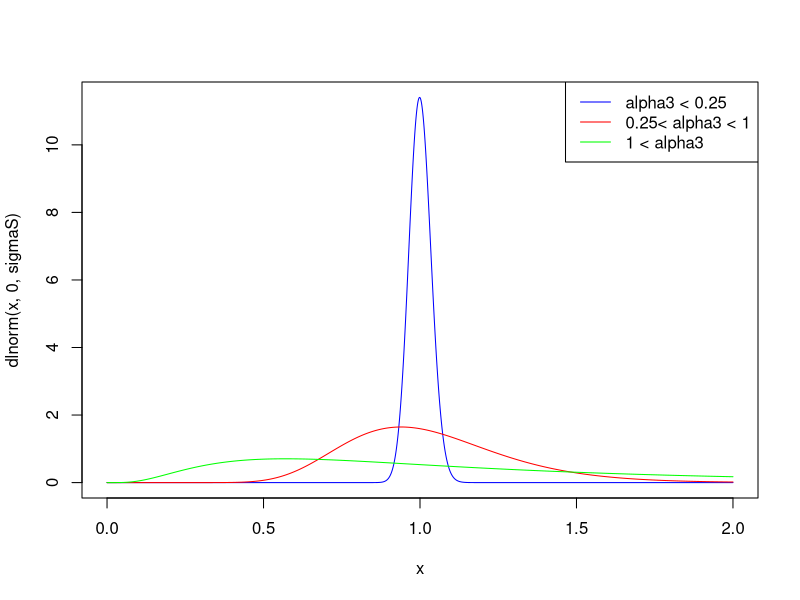
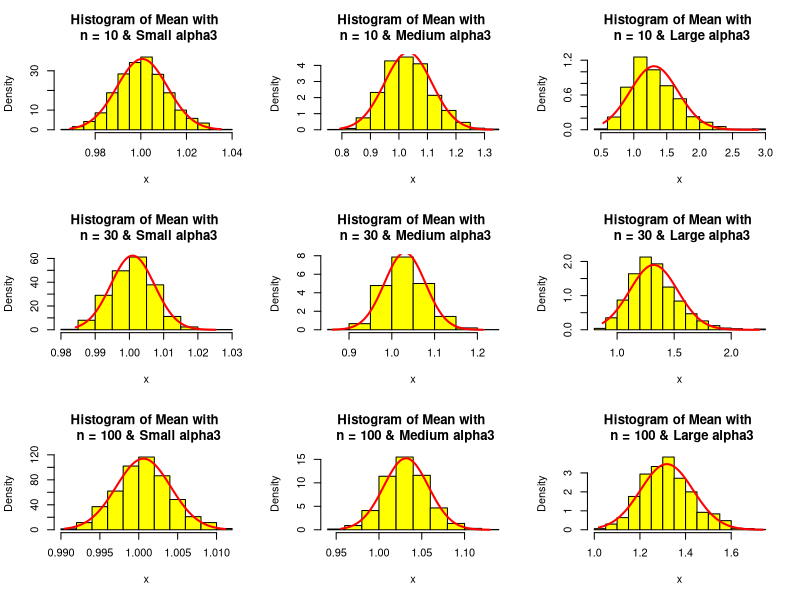
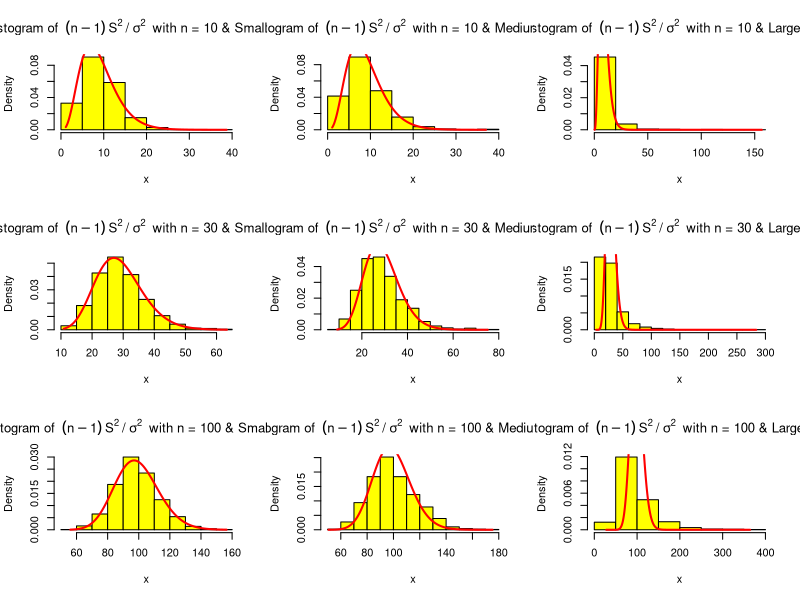

Reproduce these figures in R, in order.
sigmaS = 0.035
sigmaSqS = sigmaS^2
alpha3S = ( exp(sigmaSqS) + 2 )*sqrt( exp(sigmaSqS) - 1 )
alpha3S # alpha is less than 0.25


sigmaM = 0.25
sigmaSqM = sigmaM^2
alpha3M = ( exp(sigmaSqM) + 2 )*sqrt( exp(sigmaSqM) - 1 )
alpha3M # 0.25 < alpha < 1.0


sigmaL = 0.75
sigmaSqL = sigmaL^2
alpha3L = ( exp(sigmaSqL) + 2 )*sqrt( exp(sigmaSqL) - 1 )
alpha3L # alpha is greater than 1.0



#### Create a plot of the population model
x = seq(0,2,.001)
plot(x, dlnorm(x, 0, sigmaS), type= "l", col ="blue")
lines(x, dlnorm(x, 0, sigmaM), type ="l", col = "red")
lines(x, dlnorm(x, 0, sigmaL), type ="l", col = "green")
legend("topright",c("alpha3 < 0.25","0.25< alpha3 < 1", "1 < alpha3"),lty=1,col=c("blue", "red", "green"))


#### Calculate 1,000 sample means, sd, and skew coefficient


#n = 10
meanS10 = rep(0, 1000)
meanM10 = rep(0, 1000)
meanL10 = rep(0, 1000)

sdS10 = rep(0, 1000)
sdM10 = rep(0, 1000)
sdL10 = rep(0, 1000)

scS10 = rep(0, 1000)
scM10 = rep(0, 1000)
scL10 = rep(0, 1000)

for (i in 1:1000) {
  z = rlnorm(10, mean=0, sigmaS) 
  meanS10[i] = mean(z)
  sdS10[i] = sd(z)
  
  estAlpha = 0
  for (j in 1:10) {
    estAlpha = estAlpha + (z[j] - meanS10[i])^3 
  }
  estAlpha = estAlpha/10
  scS10[i] = estAlpha/(sdS10[i]^3)
}

for (i in 1:1000) {
  z = rlnorm(10, mean=0, sigmaM) 
  meanM10[i] = mean(z)
  sdM10[i] = sd(z)
  
  estAlpha = 0
  for (j in 1:10) {
    estAlpha = estAlpha + (z[j] - meanM10[i])^3 
  }
  estAlpha = estAlpha/10
  scM10[i] = estAlpha/(sdM10[i]^3)
  
}

for (i in 1:1000) {
  z = rlnorm(10, mean=0, sigmaL) 
  meanL10[i] = mean(z)
  sdL10[i] = sd(z)
  
  estAlpha = 0
  for (j in 1:10) {
    estAlpha = estAlpha + (z[j] - meanL10[i])^3 
  }
  estAlpha = estAlpha/10
  scL10[i] = estAlpha/(sdL10[i]^3)
  
}


# n = 30

meanS30 = rep(0, 1000)
meanM30 = rep(0, 1000)
meanL30 = rep(0, 1000)

sdS30 = rep(0, 1000)
sdM30 = rep(0, 1000)
sdL30 = rep(0, 1000)

scS30 = rep(0, 1000)
scM30 = rep(0, 1000)
scL30 = rep(0, 1000)

for (i in 1:1000) {
  z = rlnorm(30, mean=0, sigmaS) 
  meanS30[i] = mean(z)
  sdS30[i] = sd(z)
  
  estAlpha = 0
  for (j in 1:30) {
    estAlpha = estAlpha + (z[j] - meanS30[i])^3 
  }
  estAlpha = estAlpha/30
  scS30[i] = estAlpha/(sdS30[i]^3)
}

for (i in 1:1000) {
  z = rlnorm(30, mean=0, sigmaM) 
  meanM30[i] = mean(z)
  sdM30[i] = sd(z)
  
  estAlpha = 0
  for (j in 1:30) {
    estAlpha = estAlpha + (z[j] - meanM30[i])^3 
  }
  estAlpha = estAlpha/30
  scM30[i] = estAlpha/(sdM30[i]^3)
  
}

for (i in 1:1000) {
  z = rlnorm(30, mean=0, sigmaL) 
  meanL30[i] = mean(z)
  sdL30[i] = sd(z)
  
  estAlpha = 0
  for (j in 1:30) {
    estAlpha = estAlpha + (z[j] - meanL30[i])^3 
  }
  estAlpha = estAlpha/30
  scL30[i] = estAlpha/(sdL30[i]^3)
  
}


n = 100

meanS100 = rep(0, 1000)
meanM100 = rep(0, 1000)
meanL100 = rep(0, 1000)

sdS100 = rep(0, 1000)
sdM100 = rep(0, 1000)
sdL100 = rep(0, 1000)

scS100 = rep(0, 1000)
scM100 = rep(0, 1000)
scL100 = rep(0, 1000)

for (i in 1:1000) {
  z = rlnorm(100, mean=0, sigmaS) 
  meanS100[i] = mean(z)
  sdS100[i] = sd(z)
  
  estAlpha = 0
  for (j in 1:100) {
    estAlpha = estAlpha + (z[j] - meanS100[i])^3 
  }
  estAlpha = estAlpha/100
  scS100[i] = estAlpha/(sdS100[i]^3)
}

for (i in 1:1000) {
  z = rlnorm(100, mean=0, sigmaM) 
  meanM100[i] = mean(z)
  sdM100[i] = sd(z)
  
  estAlpha = 0
  for (j in 1:100) {
    estAlpha = estAlpha + (z[j] - meanM100[i])^3 
  }
  estAlpha = estAlpha/100
  scM100[i] = estAlpha/(sdM100[i]^3)
  
}

for (i in 1:1000) {
  z = rlnorm(100, mean=0, sigmaL) 
  meanL100[i] = mean(z)
  sdL100[i] = sd(z)
  
  estAlpha = 0
  for (j in 1:100) {
    estAlpha = estAlpha + (z[j] - meanL100[i])^3 
  }
  estAlpha = estAlpha/100
  scL100[i] = estAlpha/(sdL100[i]^3)
  
}



#### Calculate the sample skew coefficient of the 1,000 means

# n = 10
meanScS10 = 0
meanScM10 = 0
meanScL10 = 0

for (i in 1:1000) {
  meanScS10 = meanScS10 + (meanS10[i] - mean(meanS10) )^3 
}
meanScS10 = meanScS10/1000
meanScS10 = meanScS10/(sd(meanS10)^3)

for (i in 1:1000) {
  meanScM10 = meanScM10 + (meanM10[i] - mean(meanM10) )^3 
}
meanScM10 = meanScM10/1000
meanScM10 = meanScM10/(sd(meanM10)^3)

for (i in 1:1000) {
  meanScL10 = meanScL10 + (meanL10[i] - mean(meanL10) )^3 
}
meanScL10 = meanScL10/1000
meanScL10 = meanScL10/(sd(meanL10)^3)


# n = 30
meanScS30 = 0
meanScM30 = 0
meanScL30 = 0

for (i in 1:1000) {
  meanScS30 = meanScS30 + (meanS30[i] - mean(meanS30) )^3 
}
meanScS30 = meanScS30/1000
meanScS30 = meanScS30/(sd(meanS30)^3)

for (i in 1:1000) {
  meanScM30 = meanScM30 + (meanM30[i] - mean(meanM30) )^3 
}
meanScM30 = meanScM30/1000
meanScM30 = meanScM30/(sd(meanM30)^3)

for (i in 1:1000) {
  meanScL30 = meanScL30 + (meanL30[i] - mean(meanL30) )^3 
}
meanScL30 = meanScL30/1000
meanScL30 = meanScL30/(sd(meanL30)^3)


# n = 100
meanScS100 = 0
meanScM100 = 0
meanScL100 = 0

for (i in 1:1000) {
  meanScS100 = meanScS100 + (meanS100[i] - mean(meanS100) )^3 
}
meanScS100 = meanScS100/1000
meanScS100 = meanScS100/(sd(meanS100)^3)

for (i in 1:1000) {
  meanScM100 = meanScM100 + (meanM100[i] - mean(meanM100) )^3 
}
meanScM100 = meanScM100/1000
meanScM100 = meanScM100/(sd(meanM100)^3)

for (i in 1:1000) {
  meanScL100 = meanScL100 + (meanL100[i] - mean(meanL100) )^3 
}
meanScL100 = meanScL100/1000
meanScL100 = meanScL100/(sd(meanL100)^3)


#### Calculate the simulated standard error by finding the standard deviation of your 1000 means and
#### compare to the theoretical value of sd/sqrt(n)

#n = 10 (CLT are true because the two values are similar)
sqrt((exp(2*sigmaS^2)-exp(sigmaS^2)))/sqrt(10) #theoratical value
sd(meanS10)

sqrt((exp(2*sigmaM^2)-exp(sigmaM^2)))/sqrt(10) 
sd(meanM10)

sqrt((exp(2*sigmaL^2)-exp(sigmaL^2)))/sqrt(10) 
sd(meanL10)

#n = 30
sqrt((exp(2*sigmaS^2)-exp(sigmaS^2)))/sqrt(30) 
sd(meanS30)

sqrt((exp(2*sigmaM^2)-exp(sigmaM^2)))/sqrt(30) 
sd(meanM30)

sqrt((exp(2*sigmaL^2)-exp(sigmaL^2)))/sqrt(30) 
sd(meanL30)

#n = 100
sqrt((exp(2*sigmaS^2)-exp(sigmaS^2)))/sqrt(100) 
sd(meanS100)

sqrt((exp(2*sigmaM^2)-exp(sigmaM^2)))/sqrt(100) 
sd(meanM100)

sqrt((exp(2*sigmaL^2)-exp(sigmaL^2)))/sqrt(100) 
sd(meanL100)


#### Creat histograms and normal probability plots for the mean.

par(mfrow=c(3,3))
###comparing the historm plot, means follow theoretical distribution, CLT true
#n = 10
hist(	meanS10, col="yellow", xlab="x", main="Histogram of Mean with \n n = 10 & Small alpha3", freq=FALSE  )
x = seq(min(meanS10),max(meanS10),length=1000)
lines(x,dnorm(x, mean(meanS10), sd=sqrt((exp(2*sigmaS^2)-exp(sigmaS^2)))/sqrt(10)), col="red", lwd=2)


hist(	meanM10, col="yellow", xlab="x", main="Histogram of Mean with \n n = 10 & Medium alpha3", freq=FALSE )
x = seq(min(meanM10),max(meanM10),length=1000)
lines(x,dnorm(x, mean(meanM10), sd=sqrt((exp(2*sigmaM^2)-exp(sigmaM^2)))/sqrt(10)), col="red", lwd=2)

hist(	meanL10, col="yellow", xlab="x", main="Histogram of Mean with \n n = 10 & Large alpha3", freq=FALSE )
x = seq(min(meanL10),max(meanL10),length=1000)
lines(x,dnorm(x, mean(meanL10), sd=sqrt((exp(2*sigmaL^2)-exp(sigmaL^2)))/sqrt(10)), col="red", lwd=2)


#n = 30
hist(	meanS30, col="yellow", xlab="x", main="Histogram of Mean with \n n = 30 & Small alpha3", freq=FALSE  )
x = seq(min(meanS30),max(meanS30),length=1000)
lines(x,dnorm(x, mean(meanS30), sd=sqrt((exp(2*sigmaS^2)-exp(sigmaS^2)))/sqrt(30)), col="red", lwd=2)

hist(	meanM30, col="yellow", xlab="x", main="Histogram of Mean with \n n = 30 & Medium alpha3", freq=FALSE )
x = seq(min(meanM30),max(meanM30),length=1000)
lines(x,dnorm(x, mean(meanM30), sd=sqrt((exp(2*sigmaM^2)-exp(sigmaM^2)))/sqrt(30)), col="red", lwd=2)

hist(	meanL30, col="yellow", xlab="x", main="Histogram of Mean with \n n = 30 & Large alpha3", freq=FALSE )
x = seq(min(meanL30),max(meanL30),length=1000)
lines(x,dnorm(x, mean(meanL30), sd=sqrt((exp(2*sigmaL^2)-exp(sigmaL^2)))/sqrt(30)), col="red", lwd=2)


#n = 100
hist(	meanS100, col="yellow", xlab="x", main="Histogram of Mean with \n n = 100 & Small alpha3", freq=FALSE  )
x = seq(min(meanS100),max(meanS100),length=1000)
lines(x,dnorm(x, mean(meanS100), sd=sqrt((exp(2*sigmaS^2)-exp(sigmaS^2)))/sqrt(100)), col="red", lwd=2)

hist(	meanM100, col="yellow", xlab="x", main="Histogram of Mean with \n n = 100 & Medium alpha3", freq=FALSE )
x = seq(min(meanM100),max(meanM100),length=1000)
lines(x,dnorm(x, mean(meanM100), sd=sqrt((exp(2*sigmaM^2)-exp(sigmaM^2)))/sqrt(100)), col="red", lwd=2)

hist(	meanL100, col="yellow", xlab="x", main="Histogram of Mean with \n n = 100 & Large alpha3", freq=FALSE )
x = seq(min(meanL100),max(meanL100),length=1000)
lines(x,dnorm(x, mean(meanL100), sd=sqrt((exp(2*sigmaL^2)-exp(sigmaL^2)))/sqrt(100)), col="red", lwd=2)




#### Creat histograms and Chi-square probability plots for the variance.

ChiS10 = rep(0, 1000)
ChiM10 = rep(0, 1000)
ChiL10 = rep(0, 1000)
ChiS30 = rep(0, 1000)
ChiM30 = rep(0, 1000)
ChiL30 = rep(0, 1000)
ChiS100 = rep(0, 1000)
ChiM100 = rep(0, 1000)
ChiL100 = rep(0, 1000)

for (i in 1:1000) {
  ChiS10[i] = (10-1)*sdS10[i]^2/(exp(2*sigmaS^2)-exp(sigmaS^2))
  ChiM10[i] = (10-1)*sdM10[i]^2/(exp(2*sigmaM^2)-exp(sigmaM^2))
  ChiL10[i] = (10-1)*sdL10[i]^2/(exp(2*sigmaL^2)-exp(sigmaL^2))
  
  ChiS30[i] = (30-1)*sdS30[i]^2/(exp(2*sigmaS^2)-exp(sigmaS^2))
  ChiM30[i] = (30-1)*sdM30[i]^2/(exp(2*sigmaM^2)-exp(sigmaM^2))
  ChiL30[i] = (30-1)*sdL30[i]^2/(exp(2*sigmaL^2)-exp(sigmaL^2))
  
  ChiS100[i] = (100-1)*sdS100[i]^2/(exp(2*sigmaS^2)-exp(sigmaS^2))
  ChiM100[i] = (100-1)*sdM100[i]^2/(exp(2*sigmaM^2)-exp(sigmaM^2))
  ChiL100[i] = (100-1)*sdL100[i]^2/(exp(2*sigmaL^2)-exp(sigmaL^2))
}


par(mfrow=c(3,3))

#n = 10
hist(	ChiS10, col="yellow", xlab="x", main=expression("Histogram of "~(n-1)~S^{2}~"/"~sigma^{2}~ " with n = 10 & Small alpha3" ), freq=FALSE  )
x = seq(min(ChiS10),max(ChiS10),length=1000)
lines(x,dchisq(x, 10-1, ncp = 0), col="red", lwd=2)

hist(	ChiM10, col="yellow", xlab="x", main=expression("Histogram of "~(n-1)~S^{2}~"/"~sigma^{2}~ " with n = 10 & Medium alpha3" ), freq=FALSE  )
x = seq(min(ChiM10),max(ChiM10),length=1000)
lines(x,dchisq(x, 10-1, ncp = 0), col="red", lwd=2)

hist(	ChiL10, col="yellow", xlab="x", main=expression("Histogram of "~(n-1)~S^{2}~"/"~sigma^{2}~ " with n = 10 & Large alpha3" ), freq=FALSE  )
x = seq(min(ChiL10),max(ChiL10),length=1000)
lines(x,dchisq(x, 10-1, ncp = 0), col="red", lwd=2)


#n = 30

hist(	ChiS30, col="yellow", xlab="x", main=expression("Histogram of "~(n-1)~S^{2}~"/"~sigma^{2}~ " with n = 30 & Small alpha3" ), freq=FALSE  )
x = seq(min(ChiS30),max(ChiS30),length=1000)
lines(x,dchisq(x, 30-1, ncp = 0), col="red", lwd=2)

hist(	ChiM30, col="yellow", xlab="x", main=expression("Histogram of "~(n-1)~S^{2}~"/"~sigma^{2}~ " with n = 30 & Medium alpha3" ), freq=FALSE  )
x = seq(min(ChiM30),max(ChiM30),length=1000)
lines(x,dchisq(x, 30-1, ncp = 0), col="red", lwd=2)

hist(	ChiL30, col="yellow", xlab="x", main=expression("Histogram of "~(n-1)~S^{2}~"/"~sigma^{2}~ " with n = 30 & Large alpha3" ), freq=FALSE  )
x = seq(min(ChiL30),max(ChiL30),length=1000)
lines(x,dchisq(x, 30-1, ncp = 0), col="red", lwd=2)


#n = 100
hist(	ChiS100, col="yellow", xlab="x", main=expression("Histogram of "~(n-1)~S^{2}~"/"~sigma^{2}~ " with n = 100 & Small alpha3" ), freq=FALSE  )
x = seq(min(ChiS100),max(ChiS100),length=1000)
lines(x,dchisq(x, 100-1, ncp = 0), col="red", lwd=2)

hist(	ChiM100, col="yellow", xlab="x", main=expression("Histogram of "~(n-1)~S^{2}~"/"~sigma^{2}~ " with n = 100 & Medium alpha3" ), freq=FALSE  )
x = seq(min(ChiM100),max(ChiM100),length=1000)
lines(x,dchisq(x, 100-1, ncp = 0), col="red", lwd=2)

hist(	ChiL100, col="yellow", xlab="x", main=expression("Histogram of "~(n-1)~S^{2}~"/"~sigma^{2}~ " with n = 100 & Large alpha3" ), freq=FALSE  )
x = seq(min(ChiL100),max(ChiL100),length=1000)
lines(x,dchisq(x, 100-1, ncp = 0), col="red", lwd=2)


#### Generate 95% confidence intervals for the population mean, and count the number that cover the mean

# n = 10
S10_LeftCI = exp(0.5*sigmaS^2) - qnorm(0.975)*sqrt((exp(2*sigmaS^2)-exp(sigmaS^2)))/sqrt(10)
S10_RightCI = exp(0.5*sigmaS^2) + qnorm(0.975)*sqrt((exp(2*sigmaS^2)-exp(sigmaS^2)))/sqrt(10)
cntS10 = length( which(S10_LeftCI <= meanS10 & meanS10 <= S10_RightCI ) )


M10_LeftCI = exp(0.5*sigmaM^2) - qnorm(0.975)*sqrt((exp(2*sigmaM^2)-exp(sigmaM^2)))/sqrt(10)
M10_RightCI = exp(0.5*sigmaM^2) + qnorm(0.975)*sqrt((exp(2*sigmaM^2)-exp(sigmaM^2)))/sqrt(10)
cntM10 = length( which(M10_LeftCI <= meanM10 & meanM10 <= M10_RightCI ) )


L10_LeftCI = exp(0.5*sigmaL^2) - qnorm(0.975)*sqrt((exp(2*sigmaL^2)-exp(sigmaL^2)))/sqrt(10)
L10_RightCI = exp(0.5*sigmaL^2) + qnorm(0.975)*sqrt((exp(2*sigmaL^2)-exp(sigmaL^2)))/sqrt(10)
cntL10 = length( which(L10_LeftCI <= meanL10 & meanL10 <= L10_RightCI ) )
cntS10
cntM10
cntL10

# n = 30
S30_LeftCI = exp(0.5*sigmaS^2) - qnorm(0.975)*sqrt((exp(2*sigmaS^2)-exp(sigmaS^2)))/sqrt(30)
S30_RightCI = exp(0.5*sigmaS^2) + qnorm(0.975)*sqrt((exp(2*sigmaS^2)-exp(sigmaS^2)))/sqrt(30)
cntS30 = length( which(S30_LeftCI <= meanS30 & meanS30 <= S30_RightCI ) )


M30_LeftCI = exp(0.5*sigmaM^2) - qnorm(0.975)*sqrt((exp(2*sigmaM^2)-exp(sigmaM^2)))/sqrt(30)
M30_RightCI = exp(0.5*sigmaM^2) + qnorm(0.975)*sqrt((exp(2*sigmaM^2)-exp(sigmaM^2)))/sqrt(30)
cntM30 = length( which(M30_LeftCI <= meanM30 & meanM30 <= M30_RightCI ) )


L30_LeftCI = exp(0.5*sigmaL^2) - qnorm(0.975)*sqrt((exp(2*sigmaL^2)-exp(sigmaL^2)))/sqrt(30)
L30_RightCI = exp(0.5*sigmaL^2) + qnorm(0.975)*sqrt((exp(2*sigmaL^2)-exp(sigmaL^2)))/sqrt(30)
cntL30 = length( which(L30_LeftCI <= meanL30 & meanL30 <= L30_RightCI ) )
cntS30
cntM30
cntL30

# n = 100
S100_LeftCI = exp(0.5*sigmaS^2) - qnorm(0.975)*sqrt((exp(2*sigmaS^2)-exp(sigmaS^2)))/sqrt(100)
S100_RightCI = exp(0.5*sigmaS^2) + qnorm(0.975)*sqrt((exp(2*sigmaS^2)-exp(sigmaS^2)))/sqrt(100)
cntS100 = length( which(S100_LeftCI <= meanS100 & meanS100 <= S100_RightCI ) )


M100_LeftCI = exp(0.5*sigmaM^2) - qnorm(0.975)*sqrt((exp(2*sigmaM^2)-exp(sigmaM^2)))/sqrt(100)
M100_RightCI = exp(0.5*sigmaM^2) + qnorm(0.975)*sqrt((exp(2*sigmaM^2)-exp(sigmaM^2)))/sqrt(100)
cntM100 = length( which(M100_LeftCI <= meanM100 & meanM100 <= M100_RightCI ) )


L100_LeftCI = exp(0.5*sigmaL^2) - qnorm(0.975)*sqrt((exp(2*sigmaL^2)-exp(sigmaL^2)))/sqrt(100)
L100_RightCI = exp(0.5*sigmaL^2) + qnorm(0.975)*sqrt((exp(2*sigmaL^2)-exp(sigmaL^2)))/sqrt(100)
cntL100 = length( which(L100_LeftCI <= meanL100 & meanL100 <= L100_RightCI ) )
cntS100
cntM100
cntL100

#### Generate 95% confidence intervals for the population standard deviation, and count the number that cover the standard deviation

# n = 10
S10_RightCI_SD = sqrt( (10-1)*(exp(2*sigmaS^2)-exp(sigmaS^2))/qchisq(0.025, 10-1) )
S10_LeftCI_SD = sqrt( (10-1)*(exp(2*sigmaS^2)-exp(sigmaS^2))/qchisq(0.975, 10-1) )
cntS10_SD = length( which(S10_LeftCI_SD <= sdS10 & sdS10 <= S10_RightCI_SD ) )


M10_RightCI_SD = sqrt( (10-1)*(exp(2*sigmaM^2)-exp(sigmaM^2))/qchisq(0.025, 10-1) )
M10_LeftCI_SD = sqrt( (10-1)*(exp(2*sigmaM^2)-exp(sigmaM^2))/qchisq(0.975, 10-1) )
cntM10_SD = length( which(M10_LeftCI_SD <= sdM10 & sdM10 <= M10_RightCI_SD ) )


L10_RightCI_SD = sqrt( (10-1)*(exp(2*sigmaL^2)-exp(sigmaL^2))/qchisq(0.025, 10-1) )
L10_LeftCI_SD = sqrt( (10-1)*(exp(2*sigmaL^2)-exp(sigmaL^2))/qchisq(0.975, 10-1) )
cntL10_SD = length( which(L10_LeftCI_SD <= sdL10 & sdL10 <= L10_RightCI_SD ) )
cntS10_SD
cntM10_SD
cntL10_SD

# n = 30
S30_RightCI_SD = sqrt( (30-1)*(exp(2*sigmaS^2)-exp(sigmaS^2))/qchisq(0.025, 30-1) )
S30_LeftCI_SD = sqrt( (30-1)*(exp(2*sigmaS^2)-exp(sigmaS^2))/qchisq(0.975, 30-1) )
cntS30_SD = length( which(S30_LeftCI_SD <= sdS30 & sdS30 <= S30_RightCI_SD ) )

M30_RightCI_SD = sqrt( (30-1)*(exp(2*sigmaM^2)-exp(sigmaM^2))/qchisq(0.025, 30-1) )
M30_LeftCI_SD = sqrt( (30-1)*(exp(2*sigmaM^2)-exp(sigmaM^2))/qchisq(0.975, 30-1) )
cntM30_SD = length( which(M30_LeftCI_SD <= sdM30 & sdM30 <= M30_RightCI_SD ) )

L30_RightCI_SD = sqrt( (30-1)*(exp(2*sigmaL^2)-exp(sigmaL^2))/qchisq(0.025, 30-1) )
L30_LeftCI_SD = sqrt( (30-1)*(exp(2*sigmaL^2)-exp(sigmaL^2))/qchisq(0.975, 30-1) )
cntL30_SD = length( which(L30_LeftCI_SD <= sdL30 & sdL30 <= L30_RightCI_SD ) )
cntS30_SD
cntM30_SD
cntL30_SD

# n = 100
S100_RightCI_SD = sqrt( (100-1)*(exp(2*sigmaS^2)-exp(sigmaS^2))/qchisq(0.025, 100-1) )
S100_LeftCI_SD = sqrt( (100-1)*(exp(2*sigmaS^2)-exp(sigmaS^2))/qchisq(0.975, 100-1) )
cntS100_SD = length( which(S100_LeftCI_SD <= sdS100 & sdS100 <= S100_RightCI_SD ) )

M100_RightCI_SD = sqrt( (100-1)*(exp(2*sigmaM^2)-exp(sigmaM^2))/qchisq(0.025, 100-1) )
M100_LeftCI_SD = sqrt( (100-1)*(exp(2*sigmaM^2)-exp(sigmaM^2))/qchisq(0.975, 100-1) )
cntM100_SD = length( which(M100_LeftCI_SD <= sdM100 & sdM100 <= M100_RightCI_SD ) )

L100_RightCI_SD = sqrt( (100-1)*(exp(2*sigmaL^2)-exp(sigmaL^2))/qchisq(0.025, 100-1) )
L100_LeftCI_SD = sqrt( (100-1)*(exp(2*sigmaL^2)-exp(sigmaL^2))/qchisq(0.975, 100-1) )
cntL100_SD = length( which(L100_LeftCI_SD <= sdL100 & sdL100 <= L100_RightCI_SD ) )
cntS100_SD
cntM100_SD
cntL100_SD




